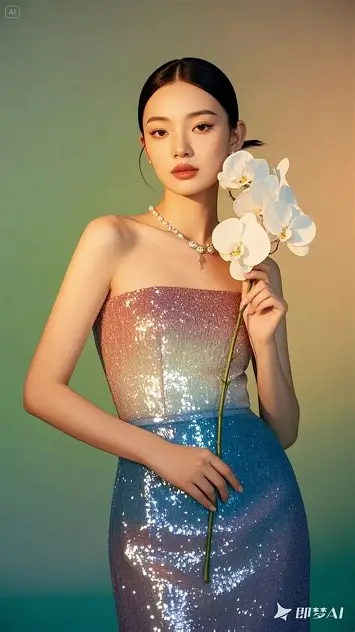
#> input picture data_picture/people/image.png, 355 x 632 px, found by its file name
$ python diagnose_qipao_bump.py
#> lines starting #> are read from the running program, lines starting #| are printed output that depends on the picture; after the words box and inside, x2 and y2 are one past the last pixel; in counts of white or black regions, pixels touching at a corner belong together
### src/virtual_tryon/io.py
"""图像读写工具。"""

from __future__ import annotations

import logging
from pathlib import Path

import cv2
import numpy as np

logger = logging.getLogger(__name__)


def load_image(path: str | Path, with_alpha: bool = False) -> np.ndarray:
    """从磁盘读取图像。

    Args:
        path: 图像文件路径。
        with_alpha: 是否保留 alpha 通道。仅在处理带透明背景的 PNG 时设为 True。

    Returns:
        BGR（无 alpha）或 BGRA（有 alpha）格式的 numpy 数组。

    Raises:
        FileNotFoundError: 文件不存在或无法被 OpenCV 解码。
    """
#> called with with_alpha = True
    p = Path(path)
    if not p.exists():
        raise FileNotFoundError(f"图像文件不存在: {p}")
    flag = cv2.IMREAD_UNCHANGED if with_alpha else cv2.IMREAD_COLOR
    img = cv2.imread(str(p), flag)
#> img is the input picture: shape (632, 355, 3); mean B, G, R 101.5, 126.6, 134.1
    if img is None:
        raise FileNotFoundError(f"无法解码图像: {p}")
    return img


# [22 lines left out: functions save_image, ensure_dir, not called in this run]

### src/virtual_tryon/clothing_detector.py
"""平铺服装图的关键点检测（纯传统 CV，不依赖任何深度学习模型）。"""

from __future__ import annotations

import logging
from pathlib import Path

import cv2
import numpy as np

from .keypoints import Keypoint

logger = logging.getLogger(__name__)

# 调试目录：默认指向一个永远不存在的占位路径，未通过 set_debug_dir() 启用时
# 所有 imwrite 调用都被短路；用 Path 而不是 None 是为了让 Pyright 在所有
# 调用点都不需要 None 守卫。
_DEBUG_DIR: Path = Path("/__virtual_tryon_debug_disabled__")


# [4 lines left out: function set_debug_dir, not called in this run]


class ClothingDetector:
    """从平铺服装图中提取 8 个关键点（纯传统 CV，单一方法：边缘检测）。

    分割策略：CLAHE 拉伸灰度 → 多通道 Canny → 闭运算封口 → 最大轮廓填充。
    适合所有颜色组合（含白衬衫 vs 白底），CLAHE 拉伸能放大弱边缘。
    若图像带 alpha 通道且含实际透明信息，优先用 alpha 通道抠图（成本低）。

    取最大外轮廓后，按轮廓几何特征自适应派生 8 个关键点
    （领口凹点、肩部/腋下左右极值、下摆左右端点内缩）。

    Raises:
        RuntimeError: 找不到合格的服装轮廓时抛出。
    """

    def sample_contour(
        self, image: np.ndarray, n_points: int = 30,
    ) -> tuple[np.ndarray, np.ndarray, tuple[float, float], dict[str, Keypoint]]:
        """从服装图中提取轮廓并均匀采样 n_points 个点，同时返回 mask 和领口锚点。

        Returns:
            (points, mask, neck_anchor, keypoints):
            - points: (n_points, 2) int32 弧长均匀采样坐标
            - mask: 二值前景掩码
            - neck_anchor: 领口锚点 (x, y)
            - keypoints: 8 个语义关键点 dict（top_center / shoulders /
              armpits / bottoms / bottom_center），按 keypoints.py 的
              CLOTHING_KEYPOINTS 命名
        """
#> called with n_points = 30
        if image.ndim == 3 and image.shape[2] == 4:
            rgb = cv2.cvtColor(image, cv2.COLOR_BGRA2RGB)
            mask = self._mask_from_alpha(image[:, :, 3])
            if mask is None:
                mask = self._segment_edge(rgb)
        else:
            rgb = cv2.cvtColor(image, cv2.COLOR_BGR2RGB)
            mask = self._segment_edge(rgb)

        contours, _ = cv2.findContours(
            mask, cv2.RETR_EXTERNAL, cv2.CHAIN_APPROX_SIMPLE
        )
        if not contours:
            raise RuntimeError("未找到服装轮廓")
        contour = max(contours, key=cv2.contourArea)

        # 按弧长均匀采样 n_points 个点（用于 affine 等需要密集采样的路径）。
        points = self._sample_evenly(contour, n_points)

        # 领口锚点 + 8 个语义关键点：都用未采样的原始轮廓，弧长采样会丢峰谷。
        raw_pts = contour.reshape(-1, 2)
        neck_anchor = self._find_neck_anchor(raw_pts)
        keypoints = self._extract_keypoints(raw_pts, image)
        return points, mask, neck_anchor, keypoints

    @staticmethod
    def _find_neck_anchor(pts: np.ndarray) -> tuple[float, float]:
        """从轮廓点中计算领口锚点（两尖中点算法）。

        取顶部 25% 点，按 x 中位分左右半，每半找最高点(y最小)，返回中点。
        与 _extract_keypoints 的领口逻辑一致，但不走完整的 8 点派生流程。
        """
        order = np.argsort(pts[:, 1])
        sorted_pts = pts[order]
        y_min = int(sorted_pts[0, 1])
        y_max = int(sorted_pts[-1, 1])
        ch = max(y_max - y_min, 1)
        band_bottom = int(y_min + ch * 0.25)
        top_band = sorted_pts[sorted_pts[:, 1] <= band_bottom]
        if len(top_band) < 2:
            return (float(pts[:, 0].mean()), float(pts[:, 1].min()))
        x_med = int(np.median(top_band[:, 0]))
        left = top_band[top_band[:, 0] <= x_med]
        right = top_band[top_band[:, 0] > x_med]
        if len(left) == 0 or len(right) == 0:
            return (float(top_band[:, 0].mean()), float(top_band[:, 1].max()))
        lp = left[np.argmin(left[:, 1])]
        rp = right[np.argmin(right[:, 1])]
        return (float((lp[0] + rp[0]) / 2), float((lp[1] + rp[1]) / 2))

    @staticmethod
    def _sample_evenly(contour: np.ndarray, n_points: int) -> np.ndarray:
        """沿轮廓弧长均匀采样 n_points 个点，返回 (n_points, 2)。"""
        pts = contour.reshape(-1, 2).astype(np.float32)
        # 首尾接合形成闭合轮廓
        if len(pts) > 1 and np.any(pts[0] != pts[-1]):
            pts = np.vstack([pts, pts[0:1]])
        # 计算段长和累计弧长
        diffs = np.diff(pts, axis=0)
        seg_lens = np.sqrt((diffs ** 2).sum(axis=1))
        cum_len = np.concatenate([[0.0], np.cumsum(seg_lens)])
        total = cum_len[-1]
        if total <= 0:
            # 退化：轮廓太小，直接返回原有点
            return contour.reshape(-1, 2)[:n_points]
        # 等弧长采样
        sample_lens = np.linspace(0, total, n_points, endpoint=False)
        indices = np.searchsorted(cum_len, sample_lens, side="right") - 1
        indices = np.clip(indices, 0, len(pts) - 2)
        # 在段内线性插值
        t = (sample_lens - cum_len[indices]) / np.maximum(seg_lens[indices], 1e-6)
        sampled = pts[indices] + t[:, np.newaxis] * diffs[indices]
        return sampled.astype(np.int32)

    # [41 lines left out: functions detect, _mask_from_alpha, not called in this run]

    def _segment_edge(self, rgb: np.ndarray) -> np.ndarray:
        """基于边缘检测的服装分割（CLAHE + 多通道 Canny + 闭运算 + 填充分割）。

        整个抠图流程的唯一方法。CLAHE 拉伸放大弱边缘，多通道 Canny 投票
        捕获色距相同但灰度突变的边界，最后取最大外轮廓填充。

        Args:
            rgb: 输入 RGB 图 (H, W, 3)。

        Returns:
            二值前景 mask (H, W)，dtype=uint8，全 0 表示放弃分割。
        """
        bgr = cv2.cvtColor(rgb, cv2.COLOR_RGB2BGR)
        gray = cv2.cvtColor(bgr, cv2.COLOR_BGR2GRAY)
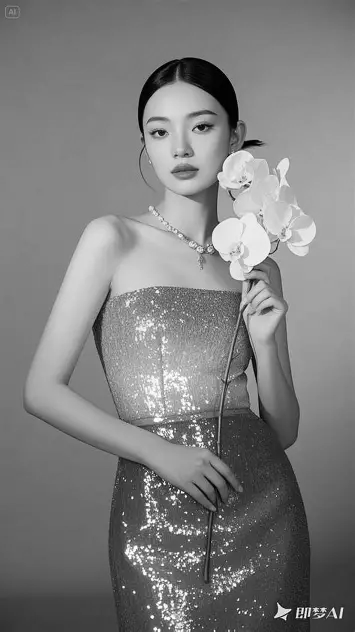
#> gray: shape (632, 355); min 0, max 255, mean 126

        # 1. CLAHE 自适应直方图均衡——把窄灰度带拉开，暴露被压平的边缘。
        clahe = cv2.createCLAHE(clipLimit=3.0, tileGridSize=(8, 8))
        gray_eq = clahe.apply(gray)
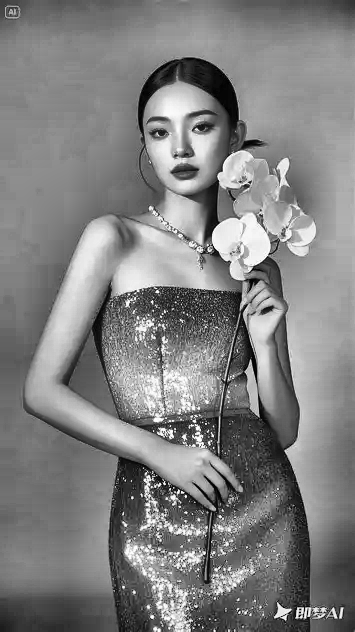
#> gray_eq: shape (632, 355); min 0, max 255, mean 128.5

        # 2. 多通道 Canny 合并：灰度(均衡后) + B + G + R + Lab-L。
        #    多通道投票能捕获色距相同但灰度突变的边界（如浅色 vs 浅灰）。
        edges = np.zeros(bgr.shape[:2], dtype=np.uint8)
        edges = cv2.bitwise_or(edges, cv2.Canny(gray_eq, 50, 150))
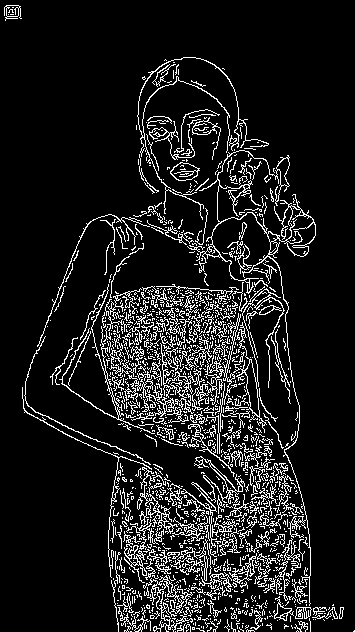
#> edges: shape (632, 355); 11.1% white in thin lines or dots
        for ch in range(3):  # B, G, R 各自做 Canny
            edges = cv2.bitwise_or(edges, cv2.Canny(bgr[:, :, ch], 50, 150))
#> this loop made 3 passes
#> pass 1, in _segment_edge, `edges = cv2.bitwise_or(edges, cv2.Canny(bgr[:, :, ch], 50, 150))`:
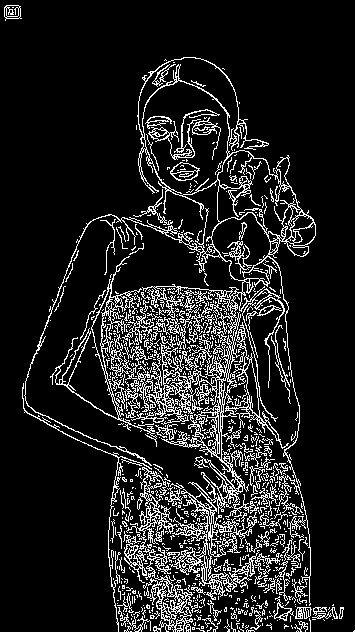
#> edges: shape (632, 355); 12.6% white in thin lines or dots
#> pass 3, in _segment_edge, `edges = cv2.bitwise_or(edges, cv2.Canny(bgr[:, :, ch], 50, 150))`:
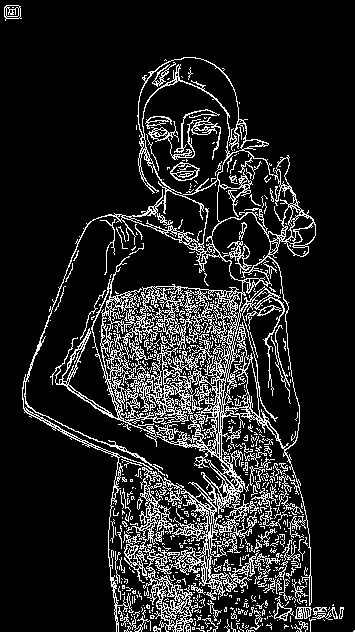
#> edges: shape (632, 355); 13.6% white in thin lines or dots
        lab = cv2.cvtColor(bgr, cv2.COLOR_BGR2Lab)
#> lab: shape (632, 355, 3); mean of channels 0, 1, 2 135.6, 128.1, 142.9
        edges = cv2.bitwise_or(edges, cv2.Canny(lab[:, :, 0], 50, 150))
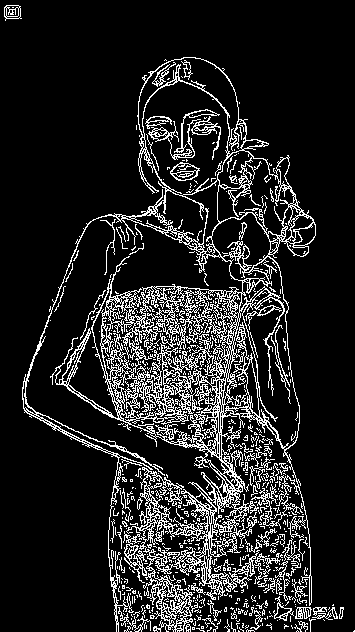
#> edges: shape (632, 355); 13.7% white in thin lines or dots

        # 3. 闭运算 + 二次膨胀封口，把 Canny 边缘连成闭合环。
        kernel = cv2.getStructuringElement(cv2.MORPH_RECT, (15, 15))
        closed = cv2.morphologyEx(edges, cv2.MORPH_CLOSE, kernel)
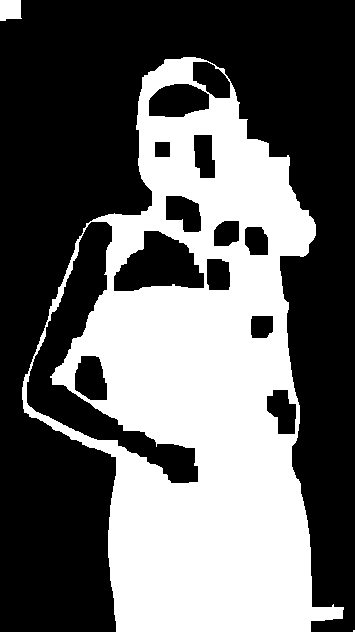
#> closed: shape (632, 355); 39.7% white; 3 white regions (1 under 20 px), largest, box (x1, y1, x2, y2) and area: (22, 57, 344, 632) 88756, (0, 0, 22, 21) 412
        closed = cv2.dilate(closed, kernel, iterations=1)
#> closed: shape (632, 355); 52.6% white; 20 black regions (3 under 20 px)

        # 4. 取最大外轮廓并填充。
        contours, _ = cv2.findContours(
            closed, cv2.RETR_EXTERNAL, cv2.CHAIN_APPROX_SIMPLE
        )
#> contours = 2 contours; box (x1, y1, x2, y2) and area: (15, 50, 355, 632) 122767, (0, 0, 29, 28) 714
#> (the rest of the program and of its run is left out)
